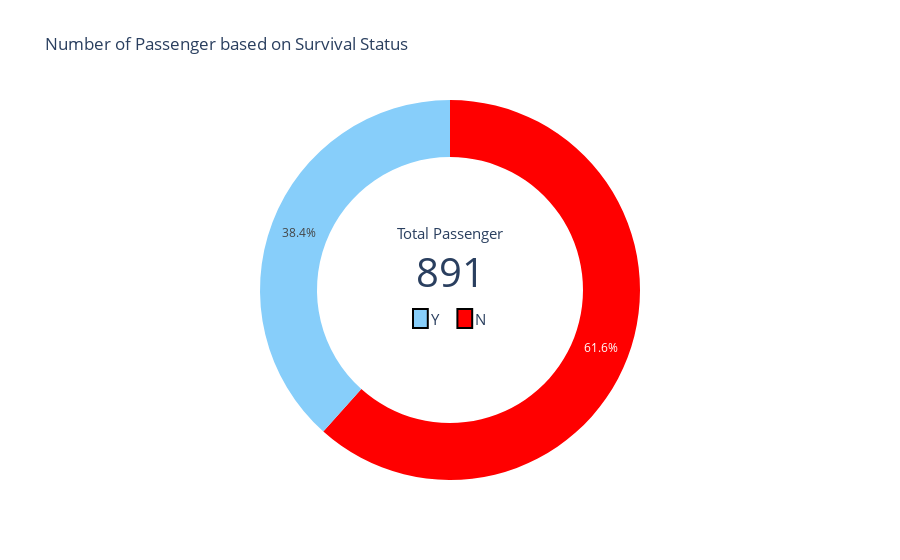

Notebook code for this chart:
### Code cell
# Graphic Objects Plotly (Advanced)
# Create subplot with 1 row and 2 columns
# in matplotlib, this is similar with plt.subplots(1, 2)
fig = go.Figure()

# Create first pie plot about survival data in coords (1,1)
fig.add_trace(go.Pie(labels = df_survival["Survived"], 
                     values = df_survival["PassengerId"], 
                     name  = "Survive?",
                     marker= {'colors': ["Red","LightSkyBlue"]}),
              )

# ==============================================================
# Lets make up our pie chart, harnessing the go shapes and texts
# ==============================================================

# 1. Add hole in the center
fig.update_traces(hole=0.7, hoverinfo="label+percent+name")

# 2. Add 5 text based on certain coordinates
fig.update_layout(
    title_text="Number of Passenger based on Survival Status",
    showlegend=False,
    annotations=[dict(text="Total Passenger", x=0.17+0.33, y=0.65, font_size=15, showarrow=False),
                 dict(text=str(df_survival["PassengerId"].sum()), x=0.190+0.31, y=0.55, font_size=40, showarrow=False),
                 dict(text="Y", x=0.481, y=0.425, font_size=15, showarrow=False),
                 dict(text="N", x=0.481+0.06, y=0.425, font_size=15, showarrow=False),
                ])

# 3. Add two additional boxes
## First Box (Blue Color)
fig.add_shape(type="rect",
    x0=0.1+0.35,
    y0=0.40, 
    x1=0.2+0.27, 
    y1=0.45,
    line=dict(
        color="Black",
        width=2,
    ),
    fillcolor="LightSkyBlue",
)

## Second Box (Red Color)
fig.add_shape(type="rect",
    x0=0.18+0.06+0.27, 
    y0=0.40, 
    x1=0.2+0.06+0.27, 
    y1=0.45,
    line=dict(
        color="Black",
        width=2,
    ),
    fillcolor="Red",
)

# Show the result
fig.show()

### Figure 1 — Plotly figure (JSON) as saved in the notebook; plotly's stock layout.template omitted (floating-point values rounded to 4 significant figures)
{"data": [{"hole": 0.7, "hoverinfo": "label+percent+name", "labels": ["No", "Yes"], "marker": {"colors": ["Red", "LightSkyBlue"]}, "name": "Survive?", "type": "pie", "values": [549, 342]}], "layout": {"annotations": [{"font": {"size": 15}, "showarrow": false, "text": "Total Passenger", "x": 0.5, "y": 0.65}, {"font": {"size": 40}, "showarrow": false, "text": "891", "x": 0.5, "y": 0.55}, {"font": {"size": 15}, "showarrow": false, "text": "Y", "x": 0.481, "y": 0.425}, {"font": {"size": 15}, "showarrow": false, "text": "N", "x": 0.541, "y": 0.425}], "shapes": [{"fillcolor": "LightSkyBlue", "line": {"color": "Black", "width": 2}, "type": "rect", "x0": 0.45, "x1": 0.47, "y0": 0.4, "y1": 0.45}, {"fillcolor": "Red", "line": {"color": "Black", "width": 2}, "type": "rect", "x0": 0.51, "x1": 0.53, "y0": 0.4, "y1": 0.45}], "showlegend": false, "title": {"text": "Number of Passenger based on Survival Status"}}}
